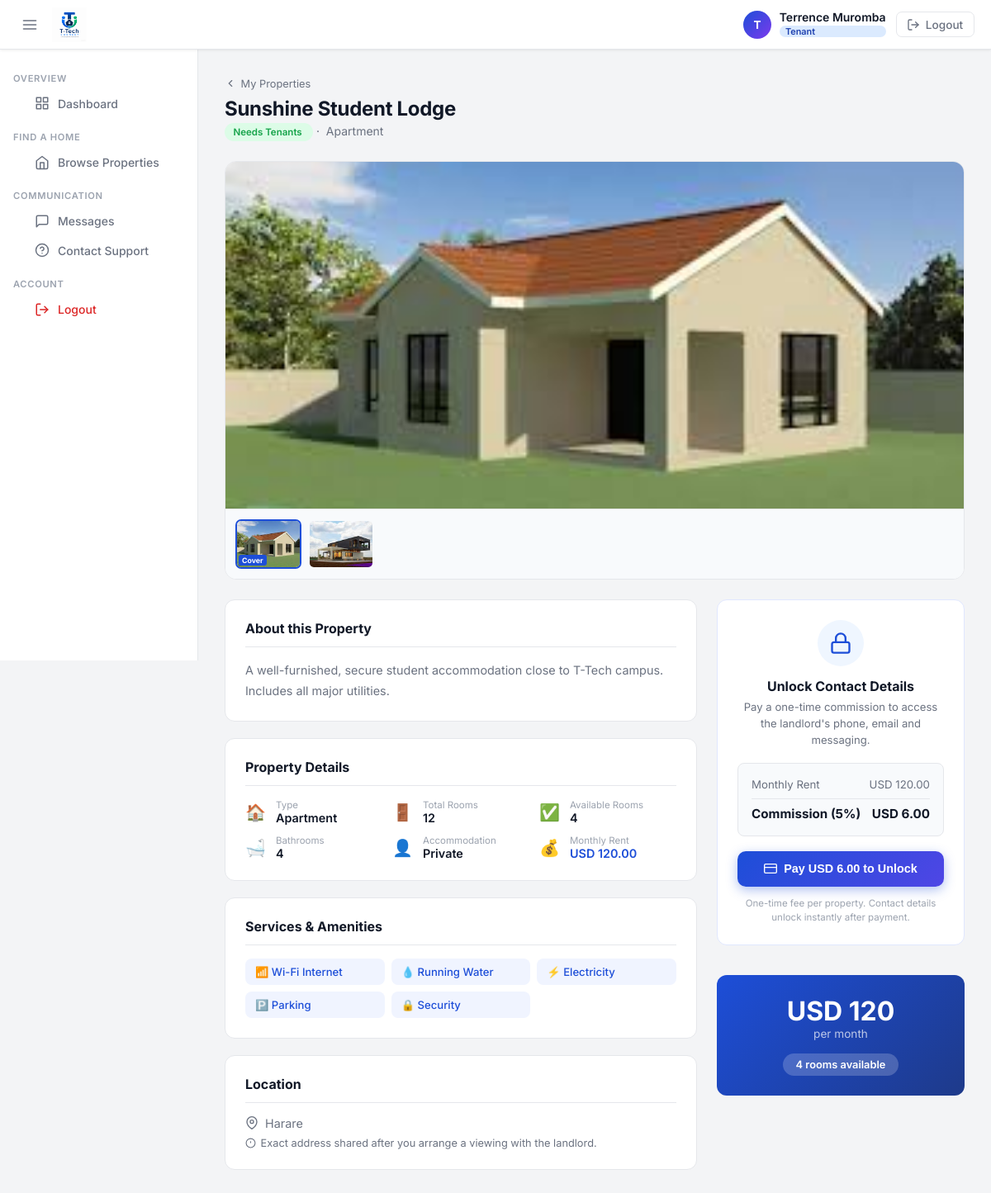
Screenshot of /landlord/property/1 (signed in) with the database file from the repository.
### tables this page shows
CREATE TABLE properties (
                id INTEGER PRIMARY KEY AUTOINCREMENT,
                landlord_id INTEGER NOT NULL,
                title TEXT NOT NULL,
                property_type TEXT DEFAULT 'apartment',
                description TEXT,
                status TEXT DEFAULT 'available',
                is_shared INTEGER DEFAULT 0,
                total_rooms INTEGER DEFAULT 1,
                available_rooms INTEGER DEFAULT 1,
                bathrooms INTEGER DEFAULT 1,
                price_per_month REAL NOT NULL,
                currency TEXT DEFAULT 'USD',
                address TEXT,
                city TEXT,
                country TEXT DEFAULT 'Zimbabwe',
                latitude REAL,
                longitude REAL,
                services TEXT DEFAULT '[]',
                contact_phone TEXT,
                contact_email TEXT,
                is_active INTEGER DEFAULT 1,
                created_at TIMESTAMP DEFAULT CURRENT_TIMESTAMP,
                updated_at TIMESTAMP DEFAULT CURRENT_TIMESTAMP, nearby_landmark TEXT DEFAULT '', student_friendly INTEGER DEFAULT 0,
                FOREIGN KEY (landlord_id) REFERENCES users(id)
            );

CREATE TABLE property_images (
                id INTEGER PRIMARY KEY AUTOINCREMENT,
                property_id INTEGER NOT NULL,
                filename TEXT NOT NULL,
                is_primary INTEGER DEFAULT 0,
                uploaded_at TIMESTAMP DEFAULT CURRENT_TIMESTAMP,
                FOREIGN KEY (property_id) REFERENCES properties(id)
            );

### Backend/app.py (the view)
@app.route('/landlord/property/<int:pid>')
@login_required
def property_view(pid):
    with get_db() as conn:
        prop = conn.execute(
            """SELECT p.*, u.full_name as landlord_name, u.id as landlord_user_id
               FROM properties p JOIN users u ON p.landlord_id = u.id
               WHERE p.id=? AND p.is_active=1""", (pid,)
        ).fetchone()
    if not prop:
        flash('Property not found.', 'error')
        return redirect(url_for('dashboard'))
    d = {**dict(prop), 'services': json.loads(prop['services'] or '[]'),
         'images': _get_images(pid)}
    d['commission'] = round(d['price_per_month'] * 0.05, 2)
    uid  = session['user_id']
    role = session.get('user_role')
    paid = True if role in ('landlord', 'admin') else has_paid(uid, pid)
    return render_template('property_view.html', prop=d, maps_key=GOOGLE_MAPS_API_KEY,
                           user_name=session.get('user_name'),
                           user_role=role,
                           user_email=session.get('user_email'),
                           current_user_id=uid,
                           has_paid=paid,
                           unread_count=get_unread_count(uid))

### Backend/app.py (called while the page is built)
def get_db():
    os.makedirs(os.path.dirname(DB_PATH), exist_ok=True)
    conn = sqlite3.connect(DB_PATH)
    conn.row_factory = sqlite3.Row
    return conn

def login_required(f):
    @wraps(f)
    def decorated(*args, **kwargs):
        if 'user_id' not in session:
            return redirect(url_for('login'))
        return f(*args, **kwargs)
    return decorated

def get_unread_count(user_id):
    with get_db() as conn:
        row = conn.execute("""
            SELECT COUNT(*) as cnt FROM messages m
            JOIN conversation_members cm
                ON m.conversation_id = cm.conversation_id AND cm.user_id = ?
            WHERE m.sender_id != ?
              AND (m.sent_at > cm.last_read_at OR cm.last_read_at IS NULL)
              AND m.is_deleted = 0
        """, (user_id, user_id)).fetchone()
        return row['cnt'] if row else 0

def has_paid(student_id, property_id):
    with get_db() as conn:
        return bool(conn.execute(
            "SELECT 1 FROM payments WHERE student_id=? AND property_id=?",
            (student_id, property_id)
        ).fetchone())

def _get_images(property_id):
    with get_db() as conn:
        rows = conn.execute(
            "SELECT * FROM property_images WHERE property_id=? ORDER BY is_primary DESC, uploaded_at ASC",
            (property_id,)
        ).fetchall()
    return [dict(r) for r in rows]

### Frontend/templates/property_view.html (shortened to what this page needs)
<!DOCTYPE html>
<html lang="en">
<head>
  <link rel="stylesheet" href="{{ url_for('static', filename='css/landlord.css') }}" />
  <link rel="stylesheet" href="{{ url_for('static', filename='css/property_form.css') }}" />
</head>
<body>
{% include '_topbar.html' %}
<div class="layout">
  {% include '_sidebar.html' %}
  <main class="page-main">
    <div class="page-header">
      <div>
        <a href="/landlord" class="back-crumb">
          <svg width="14" height="14" viewBox="0 0 24 24" fill="none" stroke="currentColor" stroke-width="2" stroke-linecap="round"><polyline points="15 18 9 12 15 6"/></svg>
          My Properties
        </a>
        <h1 class="page-title">{{ prop.title }}</h1>
        <p class="page-sub">
          <span class="status-badge status-{{ prop.status }}">
            {% if prop.status == 'available' %}Needs Tenants
            {% elif prop.status == 'occupied' %}Occupied
            {% elif prop.status == 'partial' %}Partially Occupied
            {% else %}Maintenance{% endif %}
          </span>
          &nbsp;·&nbsp; {{ prop.property_type|title }}
        </p>
      </div>
    </div>
    {% if prop.images %}
    <div class="gallery-wrap">
      <div class="gallery-main">
        <img id="gallery-hero"
             src="{{ url_for('static', filename='uploads/properties/' + prop.images[0].filename) }}"
             alt="{{ prop.title }}" class="gallery-hero-img" />
      </div>
      {% if prop.images|length > 1 %}
      <div class="gallery-thumbs">
        {% for img in prop.images %}
        <div class="gallery-thumb {% if loop.first %}gallery-thumb--active{% endif %}"
             data-src="{{ url_for('static', filename='uploads/properties/' + img.filename) }}"
             onclick="gallerySelect(this)">
          <img src="{{ url_for('static', filename='uploads/properties/' + img.filename) }}"
               alt="Photo {{ loop.index }}" />
          {% if img.is_primary %}<span class="gallery-cover-badge">Cover</span>{% endif %}
        </div>
        {% endfor %}
      </div>
      {% endif %}
    </div>
    {% endif %}
    <div class="view-layout">
      <div class="view-main">
        {% if prop.description %}
        <div class="detail-card">
          <h3 class="detail-card-title">About this Property</h3>
          <p class="detail-desc">{{ prop.description }}</p>
        </div>
        {% endif %}
        <div class="detail-card">
          <h3 class="detail-card-title">Property Details</h3>
          <div class="spec-grid">
            <div class="spec-item">
              <span class="spec-icon">🏠</span>
              <div><span class="spec-label">Type</span><span class="spec-val">{{ prop.property_type|title }}</span></div>
            </div>
            <div class="spec-item">
              <span class="spec-icon">🚪</span>
              <div><span class="spec-label">Total Rooms</span><span class="spec-val">{{ prop.total_rooms }}</span></div>
            </div>
            <div class="spec-item">
              <span class="spec-icon">✅</span>
              <div><span class="spec-label">Available Rooms</span><span class="spec-val">{{ prop.available_rooms }}</span></div>
            </div>
            <div class="spec-item">
              <span class="spec-icon">🛁</span>
              <div><span class="spec-label">Bathrooms</span><span class="spec-val">{{ prop.bathrooms }}</span></div>
            </div>
            <div class="spec-item">
              <span class="spec-icon">{{ '👥' if prop.is_shared else '👤' }}</span>
              <div><span class="spec-label">Accommodation</span><span class="spec-val">{{ 'Shared' if prop.is_shared else 'Private' }}</span></div>
            </div>
            <div class="spec-item">
              <span class="spec-icon">💰</span>
              <div><span class="spec-label">Monthly Rent</span><span class="spec-val spec-price">{{ prop.currency }} {{ "%.2f"|format(prop.price_per_month) }}</span></div>
            </div>
          </div>
        </div>
        {% if prop.services %}
        <div class="detail-card">
          <h3 class="detail-card-title">Services & Amenities</h3>
          {% set service_map = {
            'wifi':'📶 Wi-Fi Internet','water':'💧 Running Water','electricity':'⚡ Electricity',
            'parking':'🅿️ Parking','security':'🔒 Security','laundry':'🫧 Laundry',
            'kitchen':'🍳 Kitchen','dstv':'📺 DSTV','garden':'🌿 Garden',
            'gym':'🏋️ Gym','cctv':'📷 CCTV','borehole':'🪣 Borehole'
          } %}
          <div class="services-view-grid">
            {% for svc in prop.services %}
            <div class="svc-view-item">{{ service_map.get(svc, svc|title) }}</div>
            {% endfor %}
          </div>
        </div>
        {% endif %}
        <div class="detail-card">
          <h3 class="detail-card-title">Location</h3>
          {% if user_role in ('admin', 'landlord') %}
          <p class="detail-address">
            <svg width="16" height="16" viewBox="0 0 24 24" fill="none" stroke="currentColor" stroke-width="2" stroke-linecap="round" stroke-linejoin="round"><path d="M21 10c0 7-9 13-9 13s-9-6-9-13a9 9 0 0 1 18 0z"/><circle cx="12" cy="10" r="3"/></svg>
            {{ prop.address }}{% if prop.city %}, {{ prop.city }}{% endif %}{% if prop.country %}, {{ prop.country }}{% endif %}
          </p>
          {% if prop.latitude and prop.longitude %}
          <div class="map-wrap map-wrap-sm">
            <div id="google-map"></div>
          </div>
          {% endif %}
          {% else %}
          <p class="detail-address">
            <svg width="16" height="16" viewBox="0 0 24 24" fill="none" stroke="currentColor" stroke-width="2" stroke-linecap="round" stroke-linejoin="round"><path d="M21 10c0 7-9 13-9 13s-9-6-9-13a9 9 0 0 1 18 0z"/><circle cx="12" cy="10" r="3"/></svg>
            {% if prop.nearby_landmark %}{{ prop.nearby_landmark }}{% elif prop.city %}{{ prop.city }}{% else %}Area not specified{% endif %}
          </p>
          <p style="font-size:.8rem;color:#6b7280;margin-top:.5rem;display:flex;align-items:center;gap:.35rem">
            <svg width="13" height="13" viewBox="0 0 24 24" fill="none" stroke="currentColor" stroke-width="2"><circle cx="12" cy="12" r="10"/><line x1="12" y1="8" x2="12" y2="12"/><line x1="12" y1="16" x2="12.01" y2="16"/></svg>
            Exact address shared after you arrange a viewing with the landlord.
          </p>
          {% endif %}
        </div>
      </div>
      <div class="view-sidebar">
        {% if has_paid and user_role == 'admin' %}
        <div class="contact-card">
          <h3 class="contact-title">Landlord Contact</h3>
          <div class="landlord-row">
            <div class="landlord-avatar">{{ prop.landlord_name[0].upper() if prop.landlord_name else 'L' }}</div>
            <div>
              <div class="landlord-name">{{ prop.landlord_name }}</div>
              <div class="landlord-sub">Property Owner</div>
            </div>
          </div>
          {% if prop.contact_phone %}
          <a href="tel:{{ prop.contact_phone }}" class="contact-btn contact-phone">
            <svg width="16" height="16" viewBox="0 0 24 24" fill="none" stroke="currentColor" stroke-width="2" stroke-linecap="round" stroke-linejoin="round"><path d="M22 16.92v3a2 2 0 0 1-2.18 2 19.79 19.79 0 0 1-8.63-3.07A19.5 19.5 0 0 1 4.59 12 19.79 19.79 0 0 1 1.5 3.4 2 2 0 0 1 3.48 1h3a2 2 0 0 1 2 1.72c.127.96.361 1.903.7 2.81a2 2 0 0 1-.45 2.11L7.91 8.96a16 16 0 0 0 6.12 6.12l1.27-1.27a2 2 0 0 1 2.11-.45c.907.339 1.85.573 2.81.7A2 2 0 0 1 22 16.92z"/></svg>
            {{ prop.contact_phone }}
          </a>
          {% endif %}
          {% if prop.contact_email %}
          <a href="mailto:{{ prop.contact_email }}" class="contact-btn contact-email">
            <svg width="16" height="16" viewBox="0 0 24 24" fill="none" stroke="currentColor" stroke-width="2" stroke-linecap="round" stroke-linejoin="round"><path d="M4 4h16c1.1 0 2 .9 2 2v12c0 1.1-.9 2-2 2H4c-1.1 0-2-.9-2-2V6c0-1.1.9-2 2-2z"/><polyline points="22,6 12,13 2,6"/></svg>
            {{ prop.contact_email }}
          </a>
          {% endif %}
        </div>
        {% else %}
        <div class="commission-card">
          <div class="commission-lock">
            <svg width="28" height="28" viewBox="0 0 24 24" fill="none" stroke="currentColor" stroke-width="2" stroke-linecap="round" stroke-linejoin="round"><rect x="3" y="11" width="18" height="11" rx="2" ry="2"/><path d="M7 11V7a5 5 0 0 1 10 0v4"/></svg>
          </div>
          <h3 class="commission-title">Unlock Contact Details</h3>
          <p class="commission-desc">Pay a one-time commission to access the landlord's phone, email and messaging.</p>
          <div class="commission-breakdown">
            <div class="commission-row">
              <span>Monthly Rent</span>
              <span>{{ prop.currency }} {{ "%.2f"|format(prop.price_per_month) }}</span>
            </div>
            <div class="commission-row commission-row--total">
              <span>Commission (5%)</span>
              <span>{{ prop.currency }} {{ "%.2f"|format(prop.commission) }}</span>
            </div>
          </div>
          {% if current_user_id %}
          <button class="btn-pay" id="pay-btn" onclick="openPayModal()">
            <svg width="16" height="16" viewBox="0 0 24 24" fill="none" stroke="currentColor" stroke-width="2" stroke-linecap="round" stroke-linejoin="round"><rect x="1" y="4" width="22" height="16" rx="2" ry="2"/><line x1="1" y1="10" x2="23" y2="10"/></svg>
            Pay {{ prop.currency }} {{ "%.2f"|format(prop.commission) }} to Unlock
          </button>
          {% else %}
          <a href="/login" class="btn-pay">Login to Pay</a>
          {% endif %}
          <p class="commission-note">One-time fee per property. Contact details unlock instantly after payment.</p>
        </div>
        {% endif %}
        <div class="price-card">
          <span class="big-price">{{ prop.currency }} {{ "%.0f"|format(prop.price_per_month) }}</span>
          <span class="per-month">per month</span>
          {% if prop.available_rooms > 0 %}
          <div class="avail-tag">{{ prop.available_rooms }} room{{ 's' if prop.available_rooms != 1 }} available</div>
          {% else %}
          <div class="avail-tag avail-full">Fully occupied</div>
          {% endif %}
        </div>
      </div>
    </div>
  </main>
</div>
</body>
</html>

### Frontend/templates/property_view.html (style rules this page uses)
.gallery-wrap { background: var(--white); border: 1px solid var(--border); border-radius: 14px; overflow: hidden; margin-bottom: 1.5rem; }
.gallery-hero-img { width: 100%; max-height: 420px; object-fit: cover; display: block; cursor: zoom-in; }
.gallery-thumbs { display: flex; gap: .5rem; padding: .75rem; overflow-x: auto; background: #f8fafc; border-top: 1px solid var(--border); }
.gallery-thumb { width: 80px; height: 60px; flex-shrink: 0; border-radius: 7px; overflow: hidden; border: 2px solid transparent; cursor: pointer; position: relative; transition: border-color .15s; }
.gallery-thumb img { width: 100%; height: 100%; object-fit: cover; display: block; }
.gallery-thumb--active { border-color: var(--primary); }
.gallery-cover-badge { position: absolute; bottom: 2px; left: 2px; background: var(--primary); color: #fff; font-size: .55rem; font-weight: 700; padding: 1px 4px; border-radius: 3px; }

### rows the page displays
properties: title "Sunshine Student Lodge", property_type "Apartment", description "A well-furnished, secure student accommodation close to T-Tech campus. Includes all major utilities.", total_rooms "12", available_rooms "4", bathrooms "4", is_shared "👤", is_shared "Private", currency "USD", price_per_month "120.00", city "Harare", price_per_month "120", available_rooms "s"
property_images: filename (picture), is_primary "Cover"
property_images: filename (picture)

### other values shown
{{ user_name[0].upper() if user_name else 'L' }} "T"
{{ user_name }} "Terrence Muromba"
{{ role_label.get(user_role, user_role|title) }} "Tenant"
{{ service_map.get(svc, svc|title) }} "📶 Wi-Fi Internet" "💧 Running Water" "⚡ Electricity" "🅿️ Parking" "🔒 Security"
{{ "%.2f"|format(prop.commission) }} "6.00"
